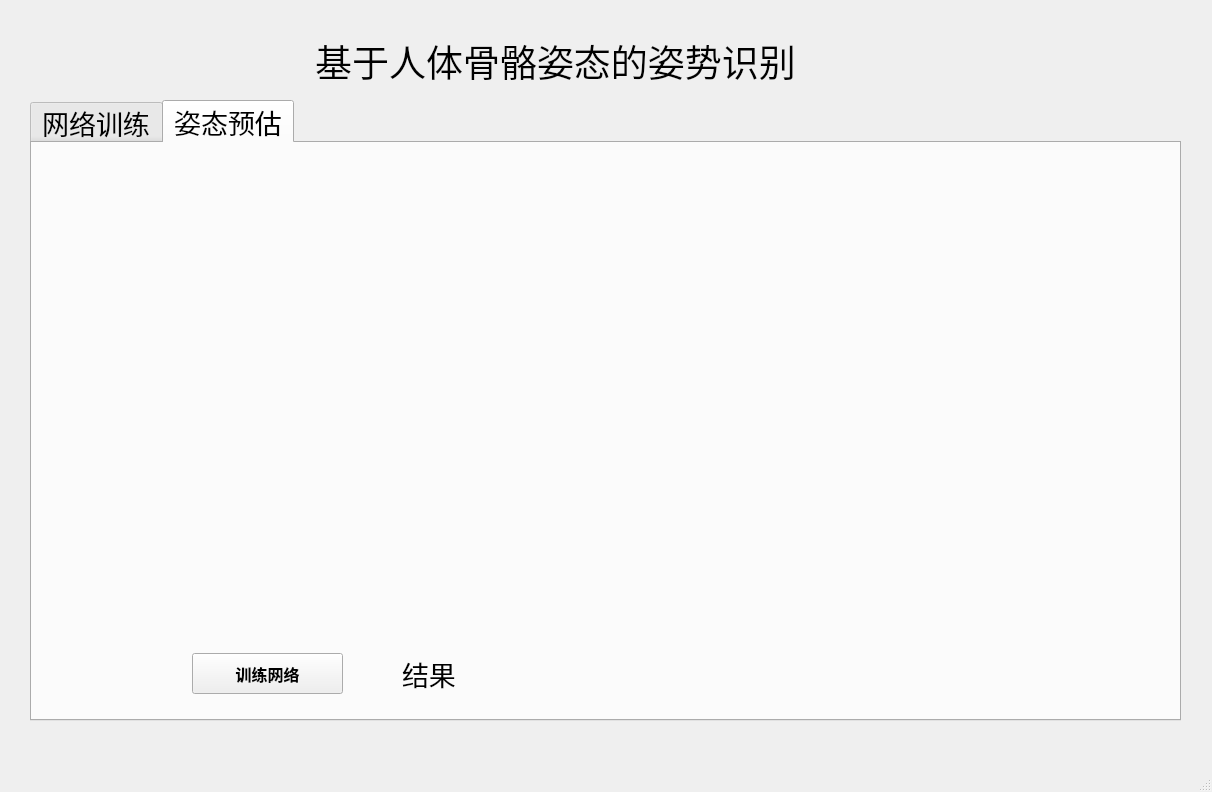
<?xml version="1.0" encoding="UTF-8"?>
<ui version="4.0">
 <class>MainWindow</class>
 <widget class="QMainWindow" name="MainWindow">
  <property name="geometry">
   <rect>
    <x>0</x>
    <y>0</y>
    <width>1212</width>
    <height>792</height>
   </rect>
  </property>
  <property name="windowTitle">
   <string>MainWindow</string>
  </property>
  <property name="autoFillBackground">
   <bool>true</bool>
  </property>
  <property name="styleSheet">
   <string notr="true"/>
  </property>
  <property name="tabShape">
   <enum>QTabWidget::Triangular</enum>
  </property>
  <widget class="QWidget" name="centralwidget">
   <widget class="QTabWidget" name="tabWidget">
    <property name="geometry">
     <rect>
      <x>30</x>
      <y>100</y>
      <width>1151</width>
      <height>621</height>
     </rect>
    </property>
    <property name="sizePolicy">
     <sizepolicy hsizetype="Expanding" vsizetype="Expanding">
      <horstretch>0</horstretch>
      <verstretch>0</verstretch>
     </sizepolicy>
    </property>
    <property name="minimumSize">
     <size>
      <width>110</width>
      <height>110</height>
     </size>
    </property>
    <property name="baseSize">
     <size>
      <width>22</width>
      <height>22</height>
     </size>
    </property>
    <property name="font">
     <font>
      <family>Arial</family>
      <pointsize>20</pointsize>
     </font>
    </property>
    <property name="mouseTracking">
     <bool>false</bool>
    </property>
    <property name="tabletTracking">
     <bool>false</bool>
    </property>
    <property name="contextMenuPolicy">
     <enum>Qt::DefaultContextMenu</enum>
    </property>
    <property name="acceptDrops">
     <bool>false</bool>
    </property>
    <property name="layoutDirection">
     <enum>Qt::LeftToRight</enum>
    </property>
    <property name="autoFillBackground">
     <bool>false</bool>
    </property>
    <property name="tabPosition">
     <enum>QTabWidget::North</enum>
    </property>
    <property name="tabShape">
     <enum>QTabWidget::Rounded</enum>
    </property>
    <property name="currentIndex">
     <number>1</number>
    </property>
    <property name="iconSize">
     <size>
      <width>48</width>
      <height>48</height>
     </size>
    </property>
    <property name="elideMode">
     <enum>Qt::ElideNone</enum>
    </property>
    <property name="documentMode">
     <bool>false</bool>
    </property>
    <property name="tabsClosable">
     <bool>false</bool>
    </property>
    <property name="movable">
     <bool>false</bool>
    </property>
    <property name="tabBarAutoHide">
     <bool>false</bool>
    </property>
    <widget class="QWidget" name="tab">
     <attribute name="icon">
      <iconset>
       <normaloff>../../../sundry/icons/iconsvg.png</normaloff>../../../sundry/icons/iconsvg.png</iconset>
     </attribute>
     <attribute name="title">
      <string>网络训练</string>
     </attribute>
     <widget class="QPushButton" name="pushButton">
      <property name="geometry">
       <rect>
        <x>780</x>
        <y>340</y>
        <width>151</width>
        <height>41</height>
       </rect>
      </property>
      <property name="font">
       <font>
        <family>Arial</family>
        <pointsize>12</pointsize>
        <weight>75</weight>
        <bold>true</bold>
       </font>
      </property>
      <property name="text">
       <string>训练网络</string>
      </property>
      <property name="icon">
       <iconset>
        <normaloff>../../../sundry/icons/button.png</normaloff>
        <normalon>../../../sundry/icons/button1.png</normalon>
        <selectedoff>../../../sundry/icons/button1.png</selectedoff>../../../sundry/icons/button.png</iconset>
      </property>
      <property name="iconSize">
       <size>
        <width>32</width>
        <height>32</height>
       </size>
      </property>
     </widget>
     <widget class="QLabel" name="label_2">
      <property name="geometry">
       <rect>
        <x>10</x>
        <y>50</y>
        <width>731</width>
        <height>331</height>
       </rect>
      </property>
      <property name="text">
       <string/>
      </property>
      <property name="pixmap">
       <pixmap>../../../sundry/pic/app1.png</pixmap>
      </property>
      <property name="scaledContents">
       <bool>false</bool>
      </property>
      <property name="alignment">
       <set>Qt::AlignCenter</set>
      </property>
      <property name="wordWrap">
       <bool>false</bool>
      </property>
     </widget>
    </widget>
    <widget class="QWidget" name="tab_2">
     <attribute name="icon">
      <iconset>
       <normaloff>../../../sundry/icons/icon_video.png</normaloff>../../../sundry/icons/icon_video.png</iconset>
     </attribute>
     <attribute name="title">
      <string>姿态预估</string>
     </attribute>
     <widget class="QPushButton" name="pushButton_2">
      <property name="geometry">
       <rect>
        <x>160</x>
        <y>510</y>
        <width>151</width>
        <height>41</height>
       </rect>
      </property>
      <property name="font">
       <font>
        <family>Arial</family>
        <pointsize>12</pointsize>
        <weight>75</weight>
        <bold>true</bold>
       </font>
      </property>
      <property name="text">
       <string>训练网络</string>
      </property>
      <property name="icon">
       <iconset>
        <normaloff>../../../sundry/icons/button.png</normaloff>
        <normalon>../../../sundry/icons/button1.png</normalon>../../../sundry/icons/button.png</iconset>
      </property>
      <property name="iconSize">
       <size>
        <width>32</width>
        <height>32</height>
       </size>
      </property>
     </widget>
     <widget class="QLabel" name="label_3">
      <property name="geometry">
       <rect>
        <x>0</x>
        <y>10</y>
        <width>581</width>
        <height>411</height>
       </rect>
      </property>
      <property name="text">
       <string/>
      </property>
      <property name="pixmap">
       <pixmap>../../../sundry/pic/app2.png</pixmap>
      </property>
      <property name="alignment">
       <set>Qt::AlignCenter</set>
      </property>
     </widget>
     <widget class="QLabel" name="label_4">
      <property name="geometry">
       <rect>
        <x>370</x>
        <y>510</y>
        <width>211</width>
        <height>41</height>
       </rect>
      </property>
      <property name="text">
       <string>结果</string>
      </property>
     </widget>
     <widget class="QLabel" name="label_5">
      <property name="geometry">
       <rect>
        <x>600</x>
        <y>10</y>
        <width>541</width>
        <height>421</height>
       </rect>
      </property>
      <property name="text">
       <string/>
      </property>
      <property name="pixmap">
       <pixmap>../../../sundry/pic/pic.jpg</pixmap>
      </property>
      <property name="scaledContents">
       <bool>true</bool>
      </property>
     </widget>
    </widget>
   </widget>
   <widget class="QLabel" name="label">
    <property name="geometry">
     <rect>
      <x>150</x>
      <y>20</y>
      <width>811</width>
      <height>81</height>
     </rect>
    </property>
    <property name="font">
     <font>
      <family>新宋体</family>
      <pointsize>28</pointsize>
      <underline>false</underline>
     </font>
    </property>
    <property name="layoutDirection">
     <enum>Qt::LeftToRight</enum>
    </property>
    <property name="autoFillBackground">
     <bool>false</bool>
    </property>
    <property name="text">
     <string>基于人体骨骼姿态的姿势识别</string>
    </property>
    <property name="textFormat">
     <enum>Qt::PlainText</enum>
    </property>
    <property name="alignment">
     <set>Qt::AlignCenter</set>
    </property>
    <property name="wordWrap">
     <bool>false</bool>
    </property>
    <property name="margin">
     <number>4</number>
    </property>
   </widget>
  </widget>
  <widget class="QMenuBar" name="menubar">
   <property name="geometry">
    <rect>
     <x>0</x>
     <y>0</y>
     <width>1212</width>
     <height>26</height>
    </rect>
   </property>
  </widget>
  <widget class="QStatusBar" name="statusbar"/>
 </widget>
 <resources/>
 <connections/>
</ui>
